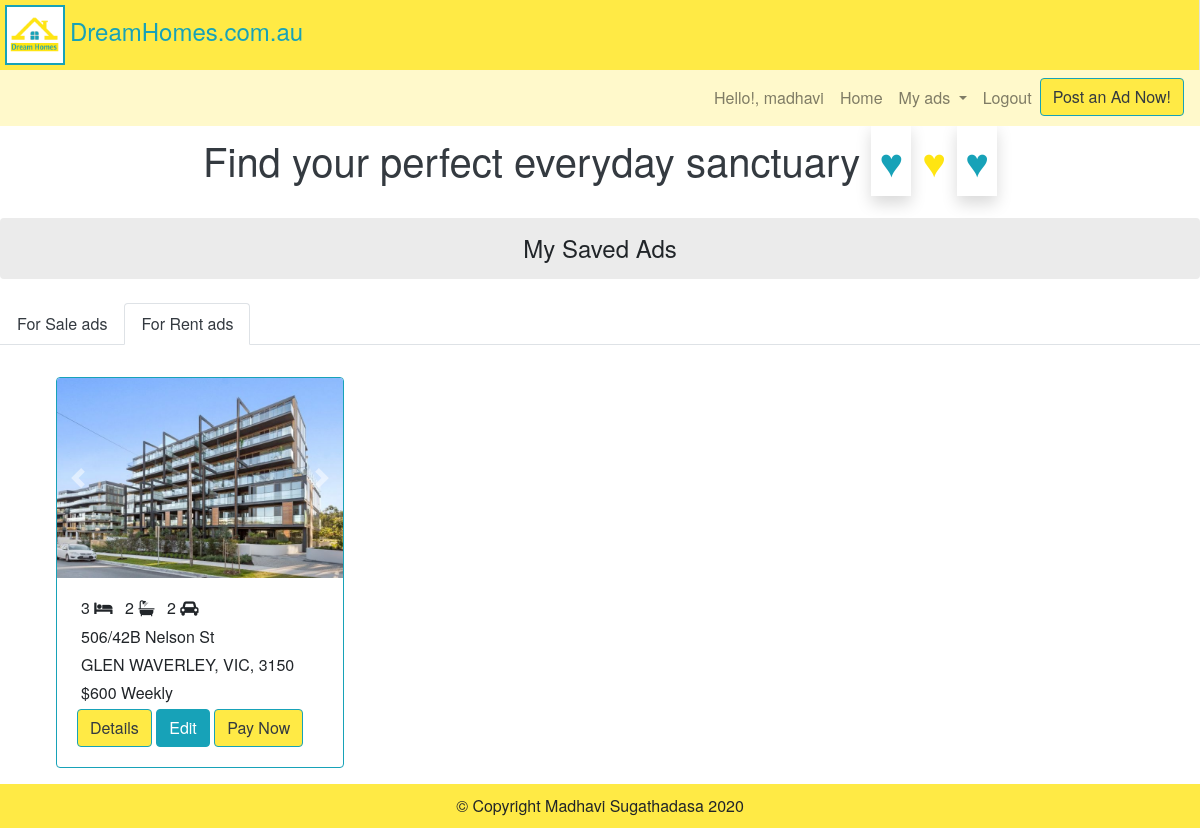
/view_my_saved_ads?search_type=rent& (signed in), run on the app's committed database.
### dream_homes/models.py (models this page shows, shortened)
class Rent_Item_Picture(models.Model):
    ad_item = models.ForeignKey(Rent_Ad_Item, on_delete=models.CASCADE, related_name="rent_ad_item")
    image = models.ImageField(upload_to = rent_item_photo_path_)

class Rent_Ad_Item(models.Model):
    def _image_path_(self, filename):
        return (conf_settings.MEDIA_PATH + '/rental_properties/{0}/{1}').format(self.id, filename)
    user = models.ForeignKey(User, on_delete=models.CASCADE, related_name="rent_ad_user")
    weekly_price = models.FloatField()
    title = models.CharField(max_length=200)
    desc = models.CharField(max_length=4000)
    property_type = models.ForeignKey(Property_Type, on_delete=models.DO_NOTHING, related_name="rent_ad_property_type")
    address_line = models.CharField(max_length=200)
    location = models.ForeignKey(Location, on_delete=models.DO_NOTHING, related_name="rent_ad_location", default="")
    bedrooms = models.IntegerField(default=1)
    bathrooms= models.IntegerField(default=1)
    parking = models.IntegerField(default=1)
    garages = models.IntegerField(default=0)
    floorplan = models.ImageField(upload_to =_image_path_, default="", null=True, blank=True)
    contact_name = models.CharField(max_length=64, default="")
    email = models.CharField(max_length=64, default="")
    mobile = models.CharField(max_length=64, default="")
    date_time = models.DateTimeField()
    active = models.BooleanField(default=True)
    priority  = models.IntegerField(default=1)
    payment = models.BooleanField(default=False)
    payment_pkg = models.CharField(max_length=4,default="")
    amount_paid = models.FloatField(default=0.0)
    payemnt_session = models.CharField(max_length=200,default="")

class Location(models.Model):
    postcode = models.CharField(max_length=8)
    suburb = models.CharField(max_length=20)
    state = models.CharField(max_length=5)
    lon = models.FloatField(null=True, blank=True)
    lat = models.FloatField(null=True, blank=True)
    def __str__(self):
        return f"{self.suburb}, {self.state}, {self.postcode}"

### dream_homes/views.py (the view, shortened to what this page needs)
# urls.py: path("view_my_saved_ads", views.view_my_saved_ads, name="view_my_saved_ads"),
@login_required(login_url='login')
def view_my_saved_ads(request):
    search_type = request.GET.get('search_type','')
    ad_items = None
    dict_photo_items = {}
    if search_type and search_type == 'rent':
        ad_items = Rent_Ad_Item.objects.filter(user=request.user, payment=False).order_by('-date_time')
        for rent_ad_item in ad_items:
            photo_items = Rent_Item_Picture.objects.filter(ad_item =rent_ad_item)
            if photo_items:
                dict_photo_items[rent_ad_item.id] = photo_items
    context ={"ad_items":ad_items, "photo_items":dict_photo_items,"search_type":search_type,}
    return render(request, "my_saved_ads.html", context)

### dream_homes/templatetags/template_filters.py (called while the page is built)
@register.filter
def get_item(dictionary, key):
    return dictionary.get(key)

@register.filter()
def to_int(value):
    return int(value)

### dream_homes/templates/my_saved_ads.html (shortened to what this page needs)
{% extends "base.html" %}
{% block body %}
{% load template_filters %}
{% load humanize %}
<h4 class="my-4 p-3 bg-light-light-grey rounded text-center">My Saved Ads</h4>
<ul class="nav nav-tabs my-3">
    <li class="nav-item ">
        <a class="nav-link text-dark  {% if search_type == 'sale' %}active{% endif %}" href="{% url 'view_my_saved_ads' %}?search_type=sale&">For Sale ads</a>
    </li>
    <li class="nav-item">
        <a class="nav-link text-dark  {% if search_type == 'rent' %}active{% endif %}" href="{% url 'view_my_saved_ads' %}?search_type=rent&">For Rent ads</a>
    </li>
</ul>
{% if ad_items %}
<div class="row m-auto">
    {% for ad_item in ad_items %}
    <div class="col-lg-4 col-md-6 my-3">
        <div class="card border-info m-auto" style="width: 18rem;">
            <div id="carouselExampleFade_{{ad_item.id}}" class="carousel slide carousel-fade" data-ride="carousel">
                <div class="carousel-inner">
                    {% for photo_item in photo_items|get_item:ad_item.id %}
                    {% if forloop.counter == 1 %}
                    <div class="carousel-item active">
                        <img src="/Media/{{photo_item.image}}" class="card-img-top img-search-res" alt="img_{{forloop.counter}}">
                    </div>
                    {% else %}
                    <div class="carousel-item">
                        <img src="/Media/{{photo_item.image}}" class="card-img-top img-search-res" alt="img_{{forloop.counter}}">
                    </div>
                    {% endif %}
                    {% endfor %}
                </div>
                <a class="carousel-control-prev" href="#carouselExampleFade_{{ad_item.id}}" role="button" data-slide="prev">
                    <span class="carousel-control-prev-icon" aria-hidden="true"></span>
                </a>
                <a class="carousel-control-next" href="#carouselExampleFade_{{ad_item.id}}" role="button" data-slide="next">
                    <span class="carousel-control-next-icon" aria-hidden="true"></span>
                </a>
            </div>
            <div class="card-body">
                <h6 class="card-text"><span class="m-1">{{ad_item.bedrooms}} <i class="fa fa-bed"></i> </span><span class="m-1">{{ad_item.bathrooms}} <i class="fa fa-bath"></i> </span> <span class="m-1">{{ad_item.parking}} <i class="fa fa-car"></i></span></h6>
                <p class="card-text m-1">{{ad_item.address_line}}</p>
                <p class="card-text m-1">{{ad_item.location}}</p>
                {% if search_type == 'rent' %}
                <p class="card-text m-1">${{ad_item.weekly_price|to_int|intcomma}} Weekly</p>
                {% endif %}
                {% if search_type == 'rent' %}
                <a href="{% url 'my_saved_ad_more_details' ad_item.id 'rent' %}" class="btn btn-warning text-dark border-info">Details</a>
                 <a  href="{% url 'edit_saved_ad' ad_item.id 'rent' %}" class="btn btn-info text-white ">Edit</a>
                 <a href="{% url 'payment_packages' ad_item.id 'rent' %}" class="btn btn-warning text-dark border-info">Pay Now</a>
                {% endif %}
            </div>
        </div>
    </div>
    {% endfor %}
</div>
{% else %}
{% if search_type == 'rent' %}
<div class="border border-info rounded my-3 p-2 text-center">You currently do not have any saved rent ads.</div>
{% else %}
<div class="border border-info rounded my-3 p-2 text-center">You currently do not have any saved sale ads.</div>
{% endif %}
{% endif %}
{% endblock %}

### dream_homes/templates/base.html (shortened to what this page needs)
{% load static %}
<!DOCTYPE html>
<html>
<head>
    <link rel="stylesheet" type="text/css" href="http://code.jquery.com/ui/1.12.1/themes/smoothness/jquery-ui.css" />
    <link rel="stylesheet" href="https://stackpath.bootstrapcdn.com/bootstrap/4.5.0/css/bootstrap.min.css">
    <link rel="stylesheet" href="https://cdnjs.cloudflare.com/ajax/libs/font-awesome/4.7.0/css/font-awesome.min.css">
    <link rel="stylesheet" href="{% static 'dream_homes/styles.css' %}">
</head>
<body>
    <header>
        <h4 class="bg-warning text-info m-0 border-right "><img id="logo-img" class="border border-2 border-info" src="{% static 'dream_homes/img/logo.png' %}" alt="logo">DreamHomes.com.au</h4>
    </header>
    <nav class="navbar navbar-expand-lg navbar-light bg-light">
        <div class="collapse navbar-collapse" id="navbarSupportedContent">
            <ul class="navbar-nav ml-auto">
                {% if user.username %}
                <li class="nav-item"><span class="nav-link">Hello!, {{ user.username }}</span></li>
                <li class="nav-item"><a class="nav-link" href="/">Home</a></li>
                <li class="nav-item dropdown">
                    <a class="nav-link dropdown-toggle" href="#" id="navbarDropdown" role="button" data-toggle="dropdown" aria-haspopup="true" aria-expanded="false">
                        My ads
                    </a>
                </li>
                <li class="nav-item"><a class="nav-link" href="{% url 'logout' %}">Logout</a></li>
                <li class="nav-item"><a href="{% url 'post_ad' %}" class="btn btn-warning text-dark border-info">Post an Ad Now!</a></li>
                {% else %}
                <li class="nav-item"><a class="nav-link" href="{% url 'login' %}">Login</a></li>
                <li class="nav-item"><a class="nav-link" href="{% url 'register' %}">Register</a></li>
                {% endif %}
            </ul>
        </div>
    </nav>
    <h1 class="desc bg-white text-dark">Find your perfect everyday sanctuary <span class="d-inline-block"><span class="text-info shadow p-2">&hearts;</span> <span class="text-warning">&hearts;</span> <span class="text-info shadow p-2">&hearts;</span></span></h1>
    <main>
        {% block body %}
        {% endblock %}
    </main>
</body>
<footer class="bg-warning text-center">© Copyright Madhavi Sugathadasa 2020</footer>
</html>

### dream_homes/static/dream_homes/styles.css (style rules this page uses)
* { box-sizing: border-box; }
body { font-family: 'Helvetica Neue', Helvetica, Arial, sans-serif; background-color: #ffffff; margin: 0; }
header, footer { max-width: 1200px; padding: 0; margin: auto; }
.btn-warning, .bg-warning { background-color: rgb(255, 234, 69) !important; }
.bg-light { background-color: rgb(255, 249, 203) !important; }
.text-warning { color: #ffe512 !important; }
.bg-light-light-grey { background-color: rgb(235, 235, 235) !important; }
.border-2 { border-width: 2px !important; }
footer { padding: 10px; }
#logo-img { margin: 5px; width: 60px; height: 60px; }
.navbar, main { max-width: 1200px; margin: auto; }
.desc { max-width: 1200px; text-align: center; margin: 0 auto; padding: 10px; font-size: 1.2rem; }
.img-search-res { height: 200px; }
@media (min-width: 876px) { .desc { font-size: 2.5rem; } }

### data on the page
Rent_Ad_Item: bedrooms "3", bathrooms "2", parking "2", address_line "506/42B Nelson St", location "GLEN WAVERLEY, VIC, 3150", weekly_price|to_int "600"
Rent_Item_Picture: image (picture)

### other printed values
{{ user.username }} "madhavi"
